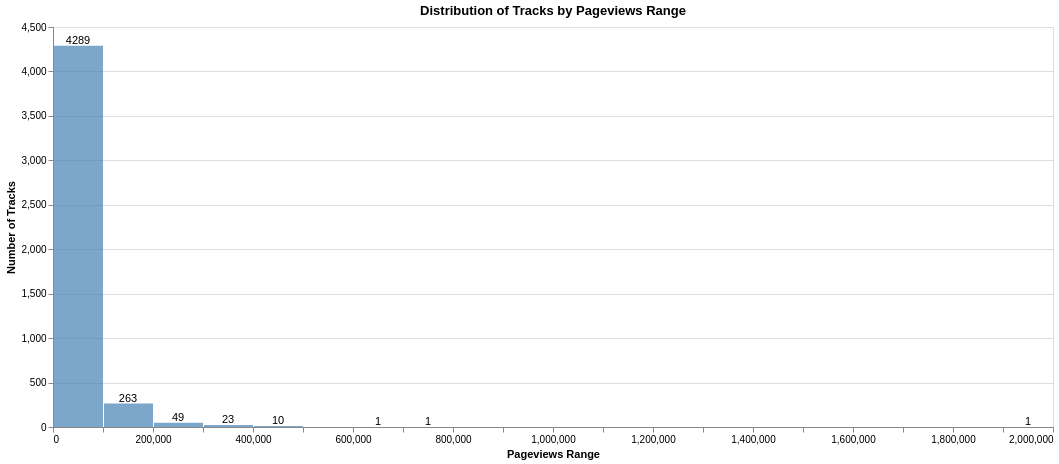

Notebook source saved alongside this figure:
### Markdown cell above
converted stats_pageviews to Int64 (nullable integer, NaN shown as <NA>), since the values in the column are without a decimal point.

### Code cell
invalid_pageviews = df[(df['stats_pageviews'] < 0)]
if len(invalid_pageviews) > 0:
    print(f"{len(invalid_pageviews)} rows with invalid pageviews (negative values):")
    display(invalid_pageviews[['id', 'title', 'name_artist', 'stats_pageviews']].head(10))

chart_data = df[['stats_pageviews']].dropna().copy()
chart_data['stats_pageviews'] = pd.to_numeric(chart_data['stats_pageviews']) #float is safer for Altair

base = alt.Chart(chart_data).encode(
    x=alt.X('stats_pageviews', bin=alt.Bin(maxbins=30), title='Pageviews Range'),
    y=alt.Y('count()', title='Number of Tracks')
).properties(
    title='Distribution of Tracks by Pageviews Range',
    width=1000,
    height=400
)

bars = base.mark_bar(color='steelblue', opacity=0.7)
# text labels on top of the bars
text = base.mark_text(
    dy=-5,
    color='black'
).encode(
    text=alt.Text('count()')
)

chart = (bars + text).interactive()

display(chart)

### Figure 1 — Vega specification as saved in the notebook (floating-point values rounded to 4 significant figures)
{"$schema": "https://vega.github.io/schema/vega/v5.json", "data": [{"name": "param_1_store"}, {"name": "source_0", "values": [{"__count": 263, "bin_maxbins_30_stats_pageviews": 100000.0, "bin_maxbins_30_stats_pageviews_end": 200000.0}, {"__count": 4289, "bin_maxbins_30_stats_pageviews": 0.0, "bin_maxbins_30_stats_pageviews_end": 100000.0}, {"__count": 10, "bin_maxbins_30_stats_pageviews": 400000.0, "bin_maxbins_30_stats_pageviews_end": 500000.0}, {"__count": 23, "bin_maxbins_30_stats_pageviews": 300000.0, "bin_maxbins_30_stats_pageviews_end": 400000.0}, {"__count": 49, "bin_maxbins_30_stats_pageviews": 200000.0, "bin_maxbins_30_stats_pageviews_end": 300000.0}, {"__count": 1, "bin_maxbins_30_stats_pageviews": 600000.0, "bin_maxbins_30_stats_pageviews_end": 700000.0}, {"__count": 1, "bin_maxbins_30_stats_pageviews": 700000.0, "bin_maxbins_30_stats_pageviews_end": 800000.0}, {"__count": 1, "bin_maxbins_30_stats_pageviews": 1900000.0, "bin_maxbins_30_stats_pageviews_end": 2000000.0}]}, {"name": "source_0_y_domain___count", "values": [{"min": 1, "max": 4289}]}], "signals": [{"name": "layer_1_bin_maxbins_30_stats_pageviews_bins", "value": {"fields": ["stats_pageviews"], "fname": "bin_stats_pageviews", "start": 0.0, "step": 100000.0, "stop": 2000000.0}}, {"name": "unit", "value": {}, "on": [{"events": "pointermove", "update": "isTuple(group()) ? group() : unit"}]}, {"name": "param_1", "update": "vlSelectionResolve(\"param_1_store\", \"union\")"}, {"name": "param_1_stats_pageviews", "on": [{"events": [{"source": "view", "type": "dblclick"}], "update": "null"}, {"events": {"signal": "param_1_translate_delta"}, "update": "panLinear(param_1_translate_anchor.extent_x, -param_1_translate_delta.x / width)"}, {"events": {"signal": "param_1_zoom_delta"}, "update": "zoomLinear(domain(\"x\"), param_1_zoom_anchor.x, param_1_zoom_delta)"}]}, {"name": "param_1_tuple", "on": [{"events": [{"signal": "param_1_stats_pageviews"}], "update": "param_1_stats_pageviews ? {unit: \"view_1\", fields: param_1_tuple_fields, values: [param_1_stats_pageviews]} : null"}]}, {"name": "param_1_tuple_fields", "value": [{"field": "stats_pageviews", "channel": "x", "type": "R"}]}, {"name": "param_1_translate_anchor", "value": {}, "on": [{"events": [{"source": "scope", "type": "pointerdown"}], "update": "{x: x(unit), y: y(unit), extent_x: domain(\"x\")}"}]}, {"name": "param_1_translate_delta", "value": {}, "on": [{"events": [{"source": "window", "between": [{"source": "scope", "type": "pointerdown"}, {"source": "window", "type": "pointerup"}], "type": "pointermove", "consume": true}], "update": "{x: param_1_translate_anchor.x - x(unit), y: param_1_translate_anchor.y - y(unit)}"}]}, {"name": "param_1_zoom_anchor", "on": [{"events": [{"source": "scope", "type": "wheel", "consume": true}], "update": "{x: invert(\"x\", x(unit)), y: invert(\"y\", y(unit))}"}]}, {"name": "param_1_zoom_delta", "on": [{"events": [{"source": "scope", "type": "wheel", "consume": true}], "update": "pow(1.001, event.deltaY * pow(16, event.deltaMode))", "force": true}]}, {"name": "param_1_modify", "on": [{"events": {"signal": "param_1_tuple"}, "update": "modify(\"param_1_store\", param_1_tuple, true)"}]}], "marks": [{"type": "rect", "name": "view_1_marks", "from": {"data": "source_0"}, "encode": {"update": {"x2": {"field": "bin_maxbins_30_stats_pageviews", "scale": "x", "offset": {"signal": "0.5 + (abs(scale(\"x\", datum[\"bin_maxbins_30_stats_pageviews_end\"]) - scale(\"x\", datum[\"bin_maxbins_30_stats_pageviews\"])) < 0.25 ? -0.5 * (0.25 - (abs(scale(\"x\", datum[\"bin_maxbins_30_stats_pageviews_end\"]) - scale(\"x\", datum[\"bin_maxbins_30_stats_pageviews\"])))) : 0.5)"}}, "fill": {"value": "steelblue"}, "y2": {"value": 0, "scale": "y"}, "x": {"field": "bin_maxbins_30_stats_pageviews_end", "scale": "x", "offset": {"signal": "0.5 + (abs(scale(\"x\", datum[\"bin_maxbins_30_stats_pageviews_end\"]) - scale(\"x\", datum[\"bin_maxbins_30_stats_pageviews\"])) < 0.25 ? 0.5 * (0.25 - (abs(scale(\"x\", datum[\"bin_maxbins_30_stats_pageviews_end\"]) - scale(\"x\", datum[\"bin_maxbins_30_stats_pageviews\"])))) : -0.5)"}}, "opacity": {"value": 0.7}, "y": {"field": "__count", "scale": "y"}}}, "clip": true, "style": ["bar"], "interactive": true}, {"type": "text", "name": "layer_1_marks", "from": {"data": "source_0"}, "encode": {"update": {"fill": {"value": "black"}, "y": {"field": "__count", "scale": "y"}, "dy": {"value": -5}, "x": {"signal": "scale(\"x\", 0.5 * datum[\"bin_maxbins_30_stats_pageviews\"] + 0.5 * datum[\"bin_maxbins_30_stats_pageviews_end\"])"}, "text": {"signal": "format(datum[\"__count\"], \"\")"}, "align": {"value": "center"}, "baseline": {"value": "middle"}}}, "clip": true, "style": ["text"], "interactive": false}], "scales": [{"name": "x", "type": "linear", "domain": {"signal": "[layer_1_bin_maxbins_30_stats_pageviews_bins.start, layer_1_bin_maxbins_30_stats_pageviews_bins.stop]"}, "range": [0, {"signal": "width"}], "bins": {"signal": "layer_1_bin_maxbins_30_stats_pageviews_bins"}, "domainRaw": {"signal": "param_1[\"stats_pageviews\"]"}, "zero": false}, {"name": "y", "type": "linear", "domain": [{"signal": "(data(\"source_0_y_domain___count\")[0] || {}).min"}, {"signal": "(data(\"source_0_y_domain___count\")[0] || {}).max"}], "range": [{"signal": "height"}, 0], "nice": true, "zero": true}], "axes": [{"scale": "y", "minExtent": 0, "zindex": 0, "maxExtent": 0, "orient": "left", "domain": false, "grid": true, "aria": false, "ticks": false, "gridScale": "x", "tickCount": {"signal": "ceil(height/40)"}, "labels": false}, {"scale": "x", "zindex": 0, "title": "Pageviews Range", "orient": "bottom", "grid": false, "labelOverlap": true, "tickCount": {"signal": "ceil(width/10)"}, "labelFlush": true}, {"scale": "y", "title": "Number of Tracks", "tickCount": {"signal": "ceil(height/40)"}, "grid": false, "orient": "left", "labelOverlap": true, "zindex": 0}], "title": {"text": "Distribution of Tracks by Pageviews Range", "frame": "group"}, "background": "white", "height": 400, "style": "cell", "width": 1000, "padding": 5}
